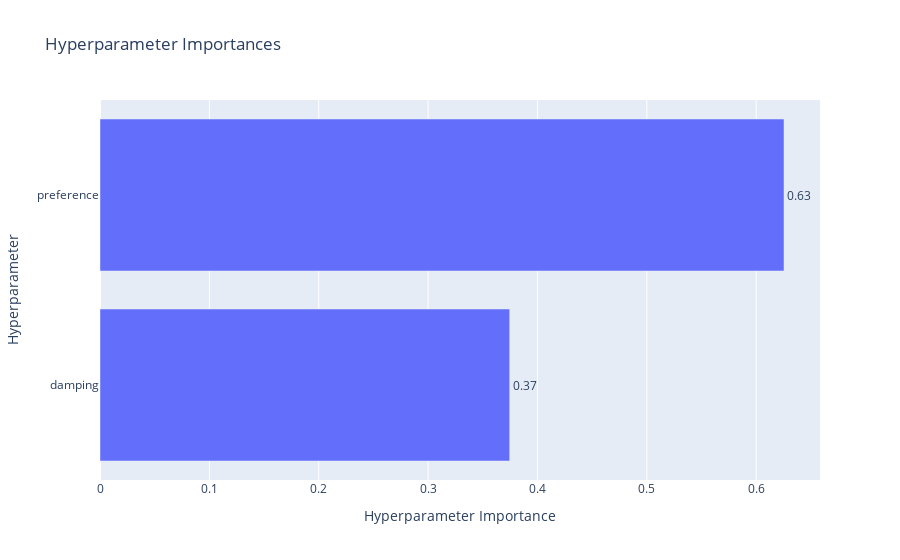

The cell this chart's notebook holds for it:
### Code cell
# Vẽ tầm quan trọng của các tham số
optuna.visualization.plot_param_importances(study).show()

### Figure 1 — Plotly figure (JSON) as saved in the notebook; plotly's stock layout.template omitted (floating-point values rounded to 4 significant figures)
{"data": [{"cliponaxis": false, "hovertemplate": ["damping (CategoricalDistribution): 0.37458343768326396<extra></extra>", "preference (CategoricalDistribution): 0.625416562316736<extra></extra>"], "name": "Objective Value", "orientation": "h", "text": ["0.37", "0.63"], "textposition": "outside", "type": "bar", "x": [0.3746, 0.6254], "y": ["damping", "preference"]}], "layout": {"title": {"text": "Hyperparameter Importances"}, "xaxis": {"title": {"text": "Hyperparameter Importance"}}, "yaxis": {"title": {"text": "Hyperparameter"}}}}
